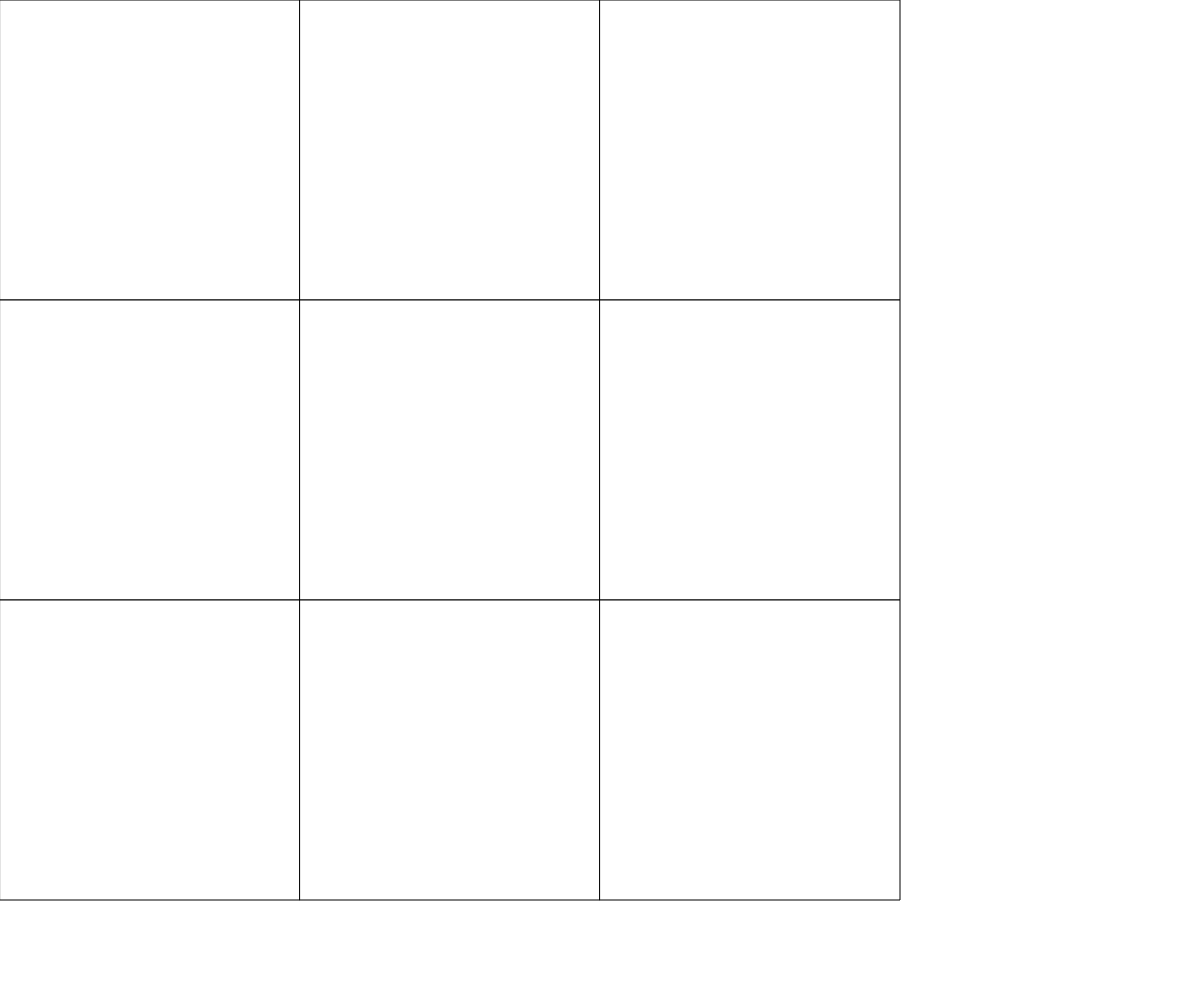
Frame 1 (no input)
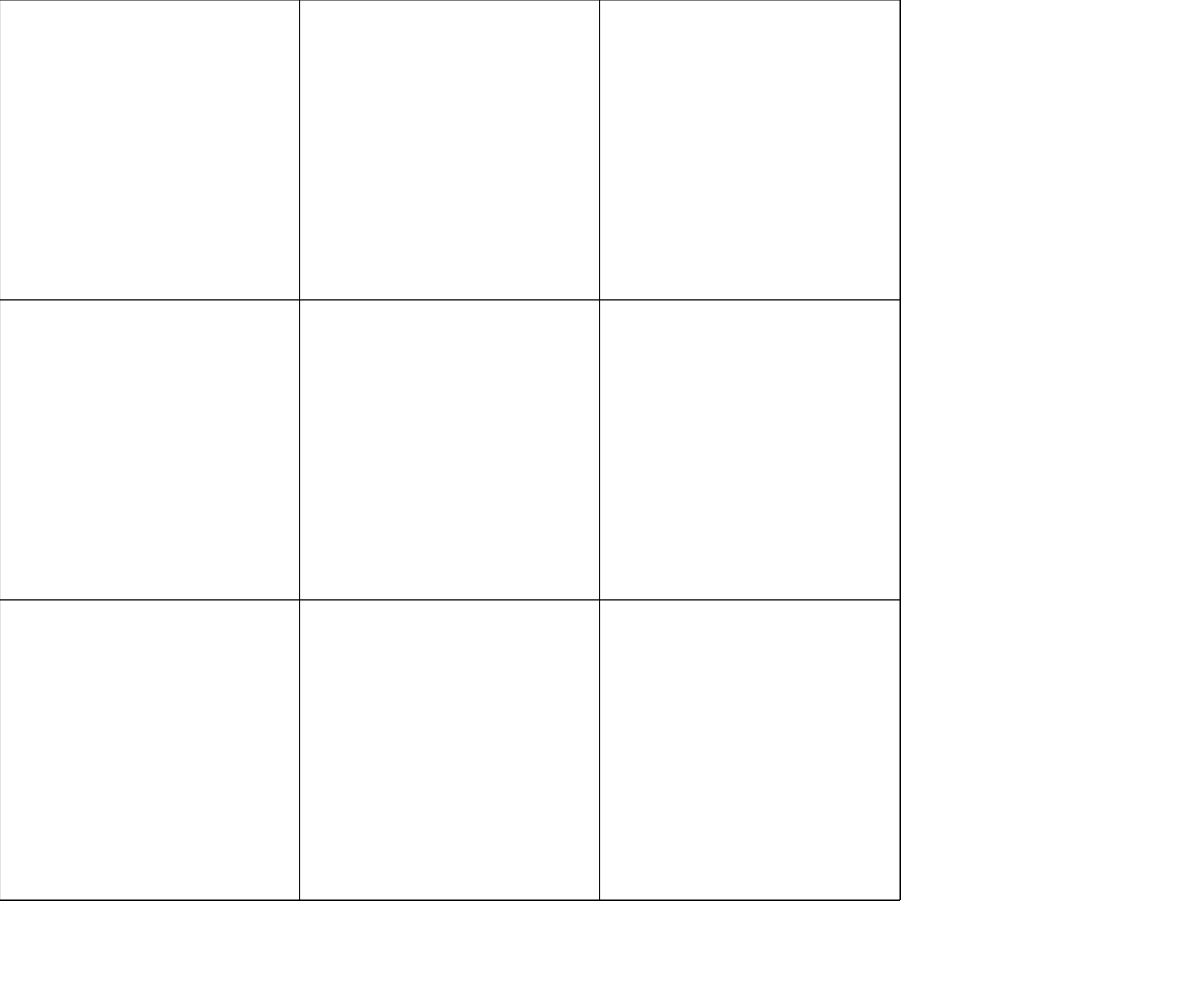
Frame 60 (no input)
Frame 120 (the mouse pressed at the canvas centre since frame 60): identical to frame 60, image omitted

The p5.js sketch that drew these frames (run headless with seeded random() and noise() and a simulated clock; from frame 60 on, the mouse is pressed at the canvas centre):

// p5.js sketch
// ── sketch.js
// Array and Object Notation Assignment
// Fifa Phattharinwararat
// March 5/26
//
// Extra for Experts:
// - describe what you did to take this project "above and beyond"


let Board = [];

function setup() {
  createCanvas(windowWidth, windowHeight);
}

function draw() {
  drawBoard();
}

function drawBoard() {
  for (let i = 0; i < 3; i++) {
    for (let j = 0; j < 3; j++) {

      let x = i * 300;
      let y = j * 300;

      rect(x, y, 300, 300);
    }
  }
}
// ── style.css
html {
  margin: 0;
  padding: 0;
}

body {
  position: absolute;
  top: 50%;
  left: 50%;
  transform: translate(-50%, -50%);
  background-color: white;
}

canvas {
  display: block;
}
